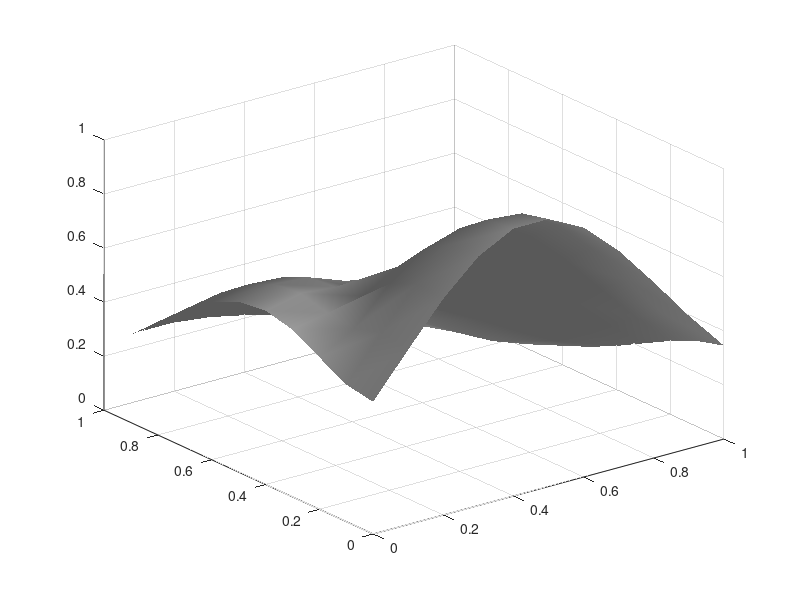
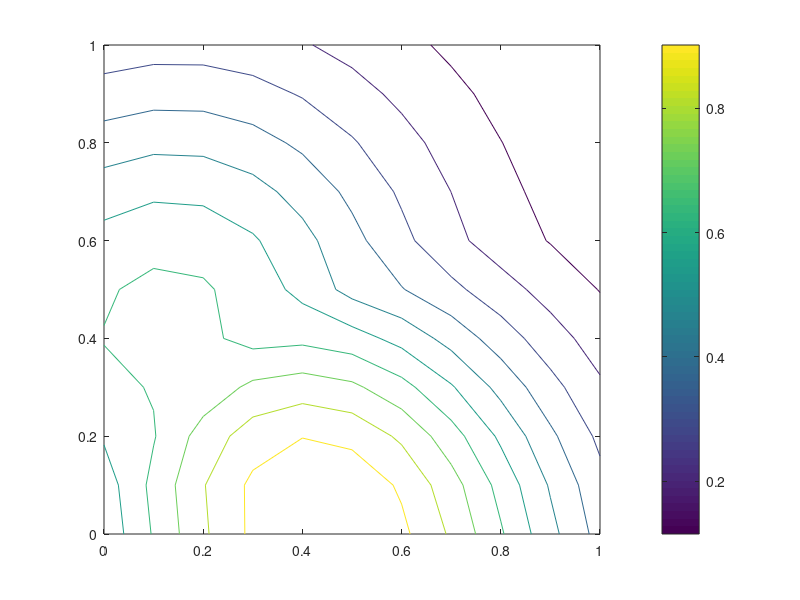

These charts were generated, in order, by the following MATLAB code:
%% Clear

clc
clear
close all

%% Init

dimension = 2;

nGaussian = 3;

upper = 1;

lower = 0;

globalvalue = 1;

ratio = 0.9;

%% Generate rotation matrix

e=diag(ones(1,dimension));   % unit diagonal matrix

%%

for i=1:nGaussian
    
   rotation{i}=e;            % initial rotation matrix for each Gaussian
   
end

%%

for i=1:nGaussian            

  for j=1:dimension-1        % totally n(n-1)/2 rotation matrice
      
      for k=j+1:dimension
          
        r=e;
        
        alpha=rand*pi/2-pi/4;% random rotation angle [-pi/4,pi/4]
        
        r(j,j)=cos(alpha);
        r(j,k)=sin(alpha);
        r(k,j)=-sin(alpha);
        r(k,k)=cos(alpha);
    
        rotation{i}=rotation{i}*r;
    
     end
    
  end
  
end

%% Generate covariance matrix

variancerange=(upper-lower)/20;   % this controls the range of variances

variance=rand(nGaussian,dimension)*variancerange+0.05;  % add 0.05 to avoid zero variance

%%

for i=1:nGaussian

      covmatrix=diag(variance(i,:));
      covmatrix=rotation{i}'*covmatrix*rotation{i};
      covmatrix_inv{i}=inv(covmatrix);
      
end

%%

% Generate mean vectors randomly within [lower, upper]
meanvector=rand(nGaussian,dimension)*(upper-lower)+lower; 

% assign values to components
optimumvalue(1)=globalvalue;     % the first Gaussian is set to be the global optimum

% values of others are randomly generated within [0,globalvalue*ratio]
optimumvalue(2:nGaussian)=rand(1,nGaussian-1)*globalvalue*ratio;



%-----------------------------------------------------
%% plot

% upper,lower,N, what
N = 10;
what = 3;

inc=(upper-lower)/N;

x=lower:inc:upper;     %x coordinates
y=lower:inc:upper;     %y coordinates

d=length(y);

pos=zeros(d*d,2);      %(x,y)coordinates for all sampling points

%%

for i=1:d
    
    pos((i-1)*d+1:i*d,1)=x(i)*ones(d,1);
    
end

%%

pos(:,2)=repmat(y',d,1);


%--------------------------------------------
%%

nGaussian=size(meanvector,1);  % total number of components

[p,n]=size(pos);                 % p: number of individuals; n: dimensionality

tmp=zeros(nGaussian,p);


%% calculate the values generated by each component

for i=1:nGaussian              
    
    newx=pos-repmat(meanvector(i,:),p,1);
    
    z=(newx*covmatrix_inv{i}).*newx;
           
    tmp(i,:)=sum(z,2)';        
   
end

%%

% normalize
f=exp(-0.5*tmp/n);             % f is a nGaussian-by-p matrix

%%

f=f.*repmat(optimumvalue',1,p);% multiply the peak value of each component

%%

components=f';                 % the value of each individual generated by each component

%%

fitnessvalue=max(f,[],1);      % choose the maximum values as the fitness values

%%

f = fitnessvalue;

%-------------------------------------

%%

z=vec2mat(f,d)';       %transform into a matrix

%%

if (what == 1 || what == 3)
    figure;
    display('a');
    colormap(gray);        %3D surface plot
    surfl(x,y,z);
    shading interp;
end

if (what > 1)
    figure;
    display('b');
    [C,H]=contour(x,y,z);  %2D contour plot
    colorbar;
end

